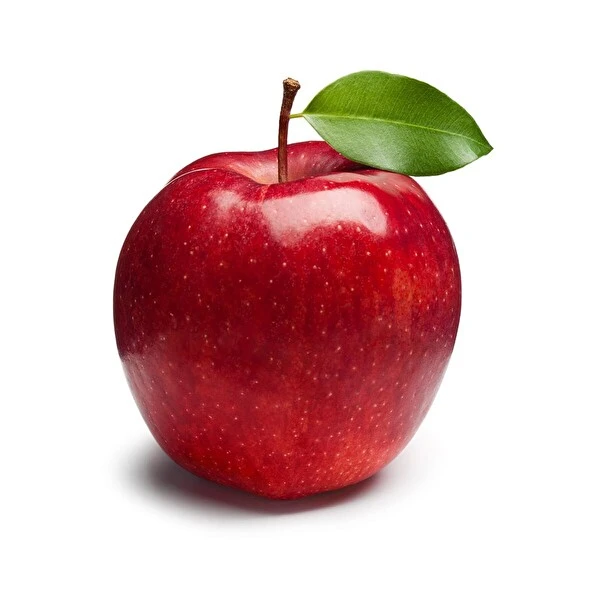
#> input picture elma.jpg, 600 x 600 px
$ python 33-adaptivethresholding.py
#> lines starting #> are read from the running program, lines starting #| are printed output that depends on the picture; after the words box and inside, x2 and y2 are one past the last pixel; in counts of white or black regions, pixels touching at a corner belong together
import cv2
resim = cv2.imread("elma.jpg", 0)
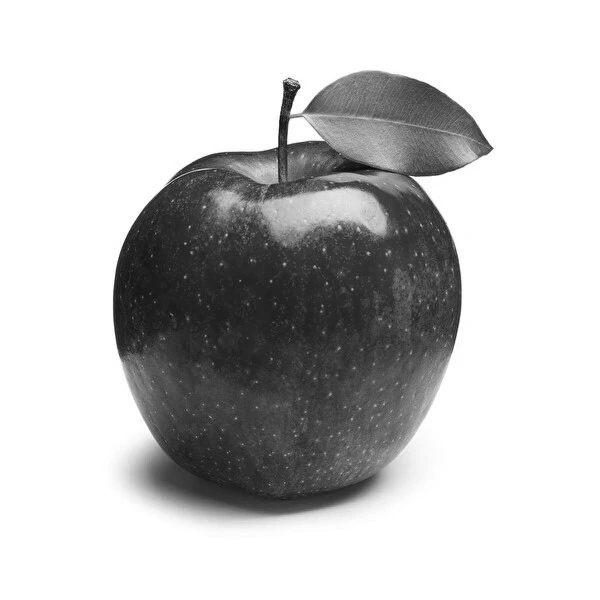
#> resim: shape (600, 600); min 7, max 255, mean 196.1
# simple thresholding
ret, thres1 = cv2.threshold(resim, 120, 255, cv2.THRESH_BINARY)
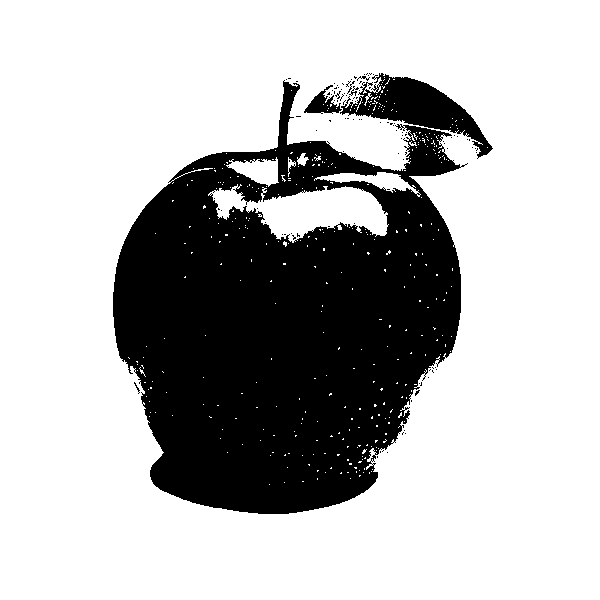
#> thres1: shape (600, 600); 72.3% white; 108 black regions (102 under 20 px), largest, box (x1, y1, x2, y2) and area: (113, 80, 468, 514) 94490, (340, 73, 493, 159) 4566, (304, 85, 342, 114) 475, (349, 86, 359, 96) 32, (357, 76, 370, 81) 24, (347, 81, 355, 94) 20
# adaptive thres
thres2 = cv2.adaptiveThreshold(resim, 120, cv2.ADAPTIVE_THRESH_MEAN_C,
                               cv2.THRESH_BINARY, 3, 3)  # ortalamayı alarak yapar
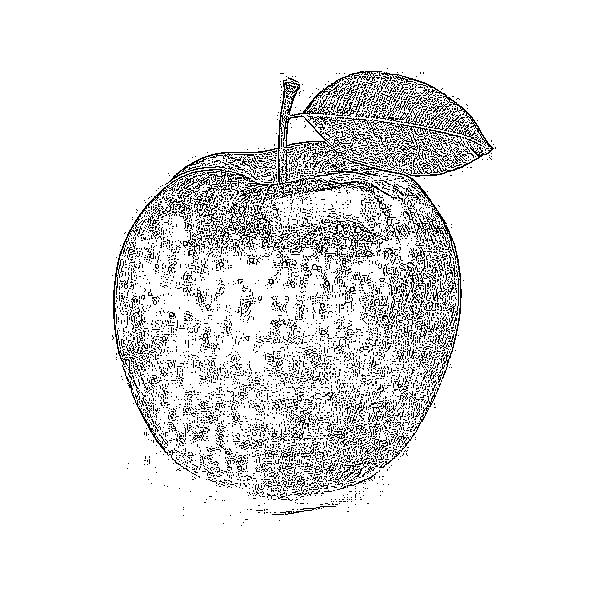
#> thres2: shape (600, 600); values 0 (black) and 120 (white), 91% white; black in thin lines or dots, all inside (x1, y1, x2, y2) = (112, 68, 496, 526)
thres3 = cv2.adaptiveThreshold(
    resim, 120, cv2.ADAPTIVE_THRESH_GAUSSIAN_C,
    cv2.THRESH_BINARY, 3, 3)
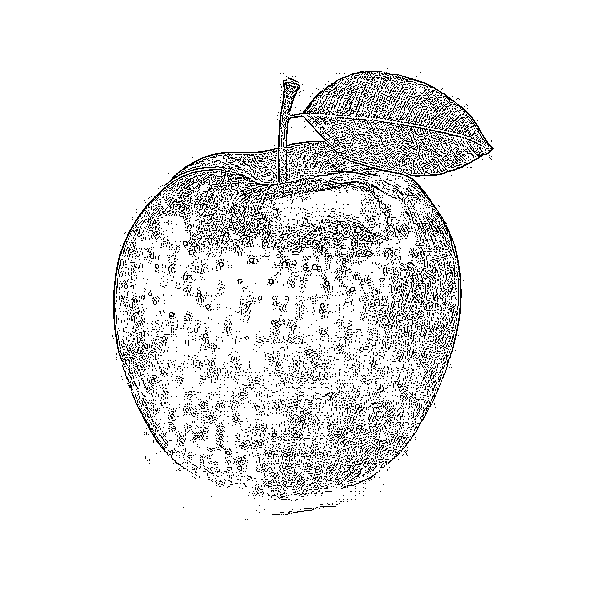
#> thres3: shape (600, 600); values 0 (black) and 120 (white), 92.2% white; black in thin lines or dots, all inside (x1, y1, x2, y2) = (112, 68, 494, 520)
cv2.imshow("resim", resim)
cv2.imshow("thres1", thres1)
cv2.imshow("thres2", thres2)
cv2.imshow("thres3", thres3)
cv2.waitKey(0)
cv2.destroyAllWindows()
